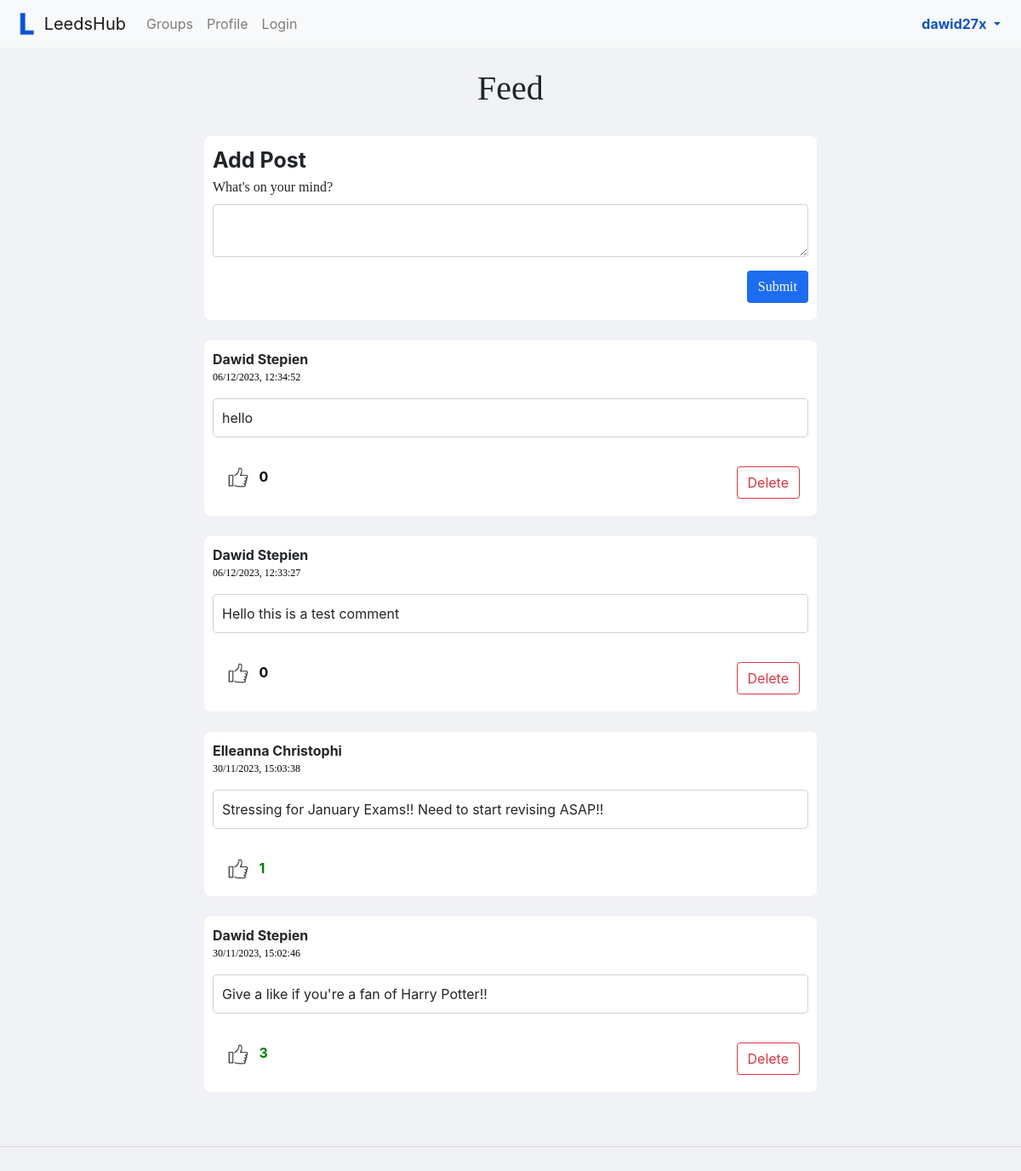
Screenshot of / (signed in) with the database file from the repository.
### app/models.py (models this page shows, shortened)
class User(db.Model, UserMixin):
    id = db.Column(db.Integer, primary_key=True)
    username = db.Column(db.String(25), nullable=False, unique=True)
    fullname = db.Column(db.String(30), nullable=False)
    uniyear = db.Column(db.Integer, nullable=False)
    uniemail = db.Column(db.String(30), nullable=False)
    posts = db.relationship('Post', backref='creator')
    groups = db.relationship('Membership', backref='member')
    liked_posts = db.relationship('Post', backref="liked")
    comments = db.relationship('Comment', backref="commenter")
    password_hash = db.Column(db.String(128))
    @property
    def password(self):
        raise AttributeError("Password is not a readable attribute")

class Post(db.Model):
    id = db.Column(db.Integer, primary_key=True)
    content = db.Column(db.Text, nullable=False)
    creator_id = db.Column(db.Integer, db.ForeignKey('user.id'))
    date = db.Column(db.DateTime, default=datetime.utcnow())
    likes = db.Column(db.Integer, default=0)
    domain = db.Column(db.String(20), default="feed")
    comments = db.relationship("Comment", backref="com")

### app/views.py (the view, shortened to what this page needs)
@app.route('/', methods=["GET", "POST"])
@login_required
def feed():
    posts = Post.query.filter_by(domain="feed").order_by(Post.date.desc())
    liked_posts = []
    likes = LikesTable.query.filter_by(user_id=current_user.id)
    for like in likes:
        for post in posts:
            if like.post_id == post.id:
                liked_posts.append(post)
    form = PostForm()
    commentform = CommentForm()
    comments = Comment.query.all()
    return render_template('feed.html',
                           title="Feed",
                           posts=posts,
                           form=form,
                           liked_posts=liked_posts,
                           comments=comments,
                           commentform=commentform)

### app/forms.py
class PostForm(FlaskForm):
    content = StringField('Content', [InputRequired()],
                          widget=TextArea())
    creator = StringField("Creator")

class CommentForm(FlaskForm):
    content = StringField('Content', [InputRequired()],
                          widget=TextArea())

### app/views.py (called while the page is built)
@login_manager.user_loader
def load_user(user_id):
    return User.query.get(int(user_id))

### app/templates/feed.html (shortened to what this page needs)
{% extends "base.html" %}
{% block content %}
<html>
<head>
</head>
<body>
<h1 style="text-align: center">Feed</h2>
<br>
<div class="container" id="post">
    <strong style="font-size:25px">Add Post</strong>
    <form action="" method="post" name="post">
        <div class="mb-3">
            <label for="content" class="form-label">What's on your mind?</label>
            {{ form.content(class="form-control", rows="2", id="content") }}
        </div>
        <button type="submit" style="background-color:#1d6df0;color:white" class="btn float-right">Submit</button>
        <br>
    </form>
    <br>
</div>
<br>
{% for post in posts %}
    <div class="container" id="post">
    <strong>{{post.creator.fullname}}</strong>
    <p style="color:black; font-size:12px">{{post.date.strftime("%d/%m/%Y, %H:%M:%S")}}</p>
    <div id="text">
    {{post.content}}
    </div>
    <br>
    <div class="row" style="padding:10px">
    <div class="col-4">
    <a onclick="like({{post.id}})" id="likebutton" ><img id="likeicon" src="/static/likeicon.webp" alt="like button"></a>
    {% if post in liked_posts %}
    <strong><span style="color:green" id="like-count-{{ post.id }}">{{ post.likes }}</span></strong>
    {% else %}
    <strong><span style="color:black" id="like-count-{{ post.id }}">{{ post.likes }}</span></strong>
    {% endif %}
    </div>
    {% if post.creator_id == current_user.id %}
    <div class="col-8">
    <a href="/deletepost/{{post.id}}" class="btn btn-outline-danger float-right">Delete</a>
    </div>
    {% endif %}
    </div>
    </div>
    <br>
</div>
{% endfor %}
<br>
<hr>
<br>
</body>
</html>
{% endblock %}

### app/templates/base.html (shortened to what this page needs)
<!DOCTYPE html>
<html lang="en">
    <head>
    <link rel="stylesheet" href="https://maxcdn.bootstrapcdn.com/bootstrap/4.5.2/css/bootstrap.min.css">
    <link rel="stylesheet" href="/static/style.css">
    </head>
    <body>
<nav class="navbar navbar-expand-sm navbar-light bg-light">
  <a href='/' class="navbar-brand">
    <img src="/static/logo3.png" width="30" height="30" class="d-inline-block align-top" alt="Blue L">
    LeedsHub
  </a>
  <div class="collapse navbar-collapse" id="navbarSupportedContent">
    <ul class="navbar-nav mr-auto">
      <li class="nav-item"><a class="nav-link" href="/findgroups">Groups</a></li>
      <li class="nav-item"><a class="nav-link" href="/profile">Profile</a></li>
      <li class="nav-item"><a class="nav-link" href="/login">Login</a></li>
    </ul>
    <ul class="navbar-nav navbar-right">
      <li class="nav-item dropdown">
        <a style="color:#0f53bf" class="nav-link dropdown-toggle" id="navbarDropdownMenuLink" role="button" data-toggle="dropdown" aria-haspopup="true" aria-expanded="false">
          <strong>{{current_user.username}}</strong>
        </a>
      </li>
    </ul>
  </div>
</nav>
   <br>
    <div id="page">
   {% block content %}{% endblock %}
    </body>
  </html>

### app/static/style.css (style rules this page uses)
#likeicon { width:40px; height:24px; border-style:solid" }
body { background-color: #f1f2f5; }
p, h1,h2,h3, form { font-family: Verdana }
#post { border-radius:7px; padding:10px; background-color:white; width:60% }
#text { border-style:solid; border-radius:5px; border-width: 1px; padding:10px; border-color:rgb(210, 207, 207); }

### rows the page displays
User: username "dawid27x"
Post: creator.fullname "Dawid Stepien", date "06/12/2023, 12:34:52", content "hello", likes "0"
Post: creator.fullname "Dawid Stepien", date "06/12/2023, 12:33:27", content "Hello this is a test comment", likes "0"
Post: creator.fullname "Elleanna Christophi", date "30/11/2023, 15:03:38", content "Stressing for January Exams!! Need to start revising ASAP!!", likes "1"
Post: creator.fullname "Dawid Stepien", date "30/11/2023, 15:02:46", content "Give a like if you're a fan of Harry Potter!!", likes "3"
